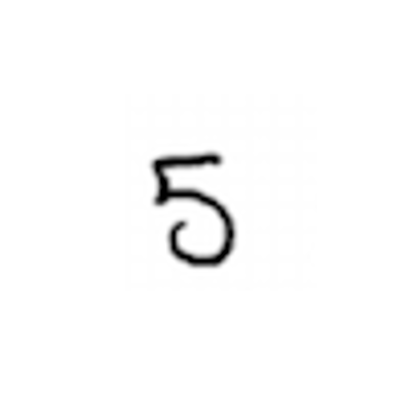
#> input picture 5.png, 410 x 402 px
$ jupyter execute --allow-errors praktikumpertemuan2.ipynb   (shell and % lines are left out)
#> lines starting #> are read from the running program, lines starting #| are printed output that depends on the picture
[cell 1]
# vektor python numpy with range value
import numpy as np
print("vektor default python\n")
a = np.arange(1,20,1)
b = np.arange(1,20,2)
import numpy as np
print (" \n vektor via numpy \n")
# vektor via numpy
c = np.array ([1,2,3,4,5])
d = np.array ([1.5, 2.5, 5, 6, 7])
print(a)
print(b)
print(a.ndim)
print(a.shape)

[cell 2]
# mengubah dari 1D menjadi matrik 2D
a = np.arange(1,21,1)
c = a.reshape((4,5))
print(c)

[cell 3]
list1 = ["apple", "banana", "cherry"]
list2 = [1, 5, 7, 9, 3]
list3 = [True, False, False]
list4 = ["abc", 34, True, 40, "male"]
print(list1);

[cell 4]
#data frame
import pandas as pd
df = pd.DataFrame(np.array([[1, 2, 3], [4, 5, 6], [7, 8, 9]]),
 columns=['a', 'b', 'c'])
print(df)

[cell 5]
# Membaca data darpi file dengan format CSV
import pandas as pd
#> (the rest of this cell did not finish here and is left out)

[cell 6]
# Membaca data dari file dengan format text (delimeter)
print("\n read text data with tab delimiter")
#> (the rest of this cell did not finish here and is left out)

[cell 7]
import pandas as pd

url = "https://raw.githubusercontent.com/cs109/2014_data/master/countries.csv"
#> (the rest of this cell did not finish here and is left out)

[cell 8]
import numpy as sp
#> (the rest of this cell did not finish here and is left out)

[cell 9]
# Operasi image pada Python
# Instalasi paket open cv
# pilihan load image (contoh logo ipb)
import matplotlib.pyplot as plt
import cv2
import numpy as np
print("read images using opencv")
five = cv2.imread("5.png")
#> five is the input picture: shape (402, 410, 3); min 0, max 255, mean 250.8
print(five.shape)
#| (402, 410, 3)
print(five.size)
#| 494460
plt.imshow(five)
cv2.waitKey(0)

[cell 10]
# konversi image
import cv2
babon = cv2.imread("babon.jpg")
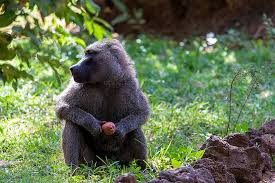
#> input picture babon.jpg, 275 x 183 px
#> babon is the input picture: shape (183, 275, 3); mean B, G, R 80.1, 112.5, 99
babon_gray = cv2.cvtColor(babon, cv2.COLOR_BGR2GRAY)
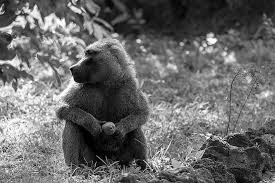
#> babon_gray: shape (183, 275); min 0, max 255, mean 104.8
plt.imshow(babon)
plt.imshow(babon_gray)
# mengambil nilai matriksnya
# acces pixel of images per postion
pixels = five[100,100]
#> pixels = [255, 255, 255]
print(pixels)
#| [255 255 255]
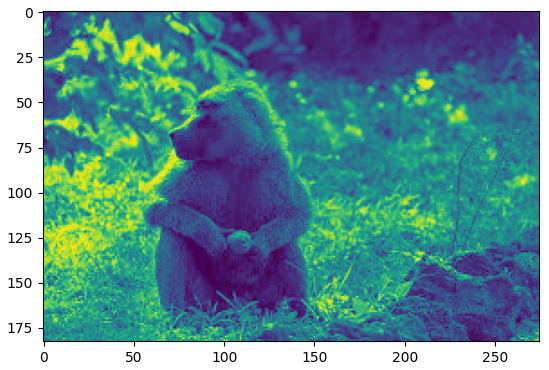
#> figure drawn by matplotlib, 1 panel; B, G, R data is drawn as R, G, B
